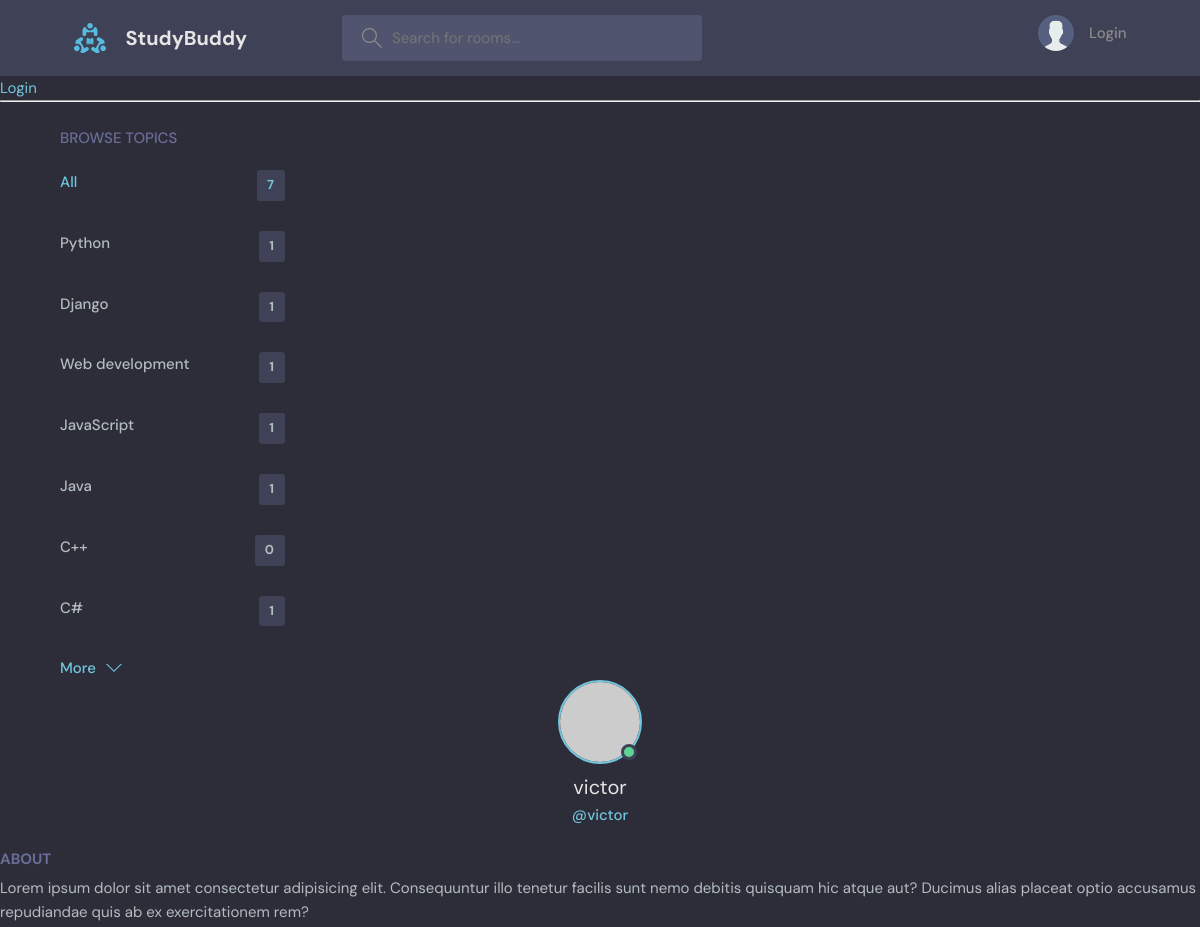
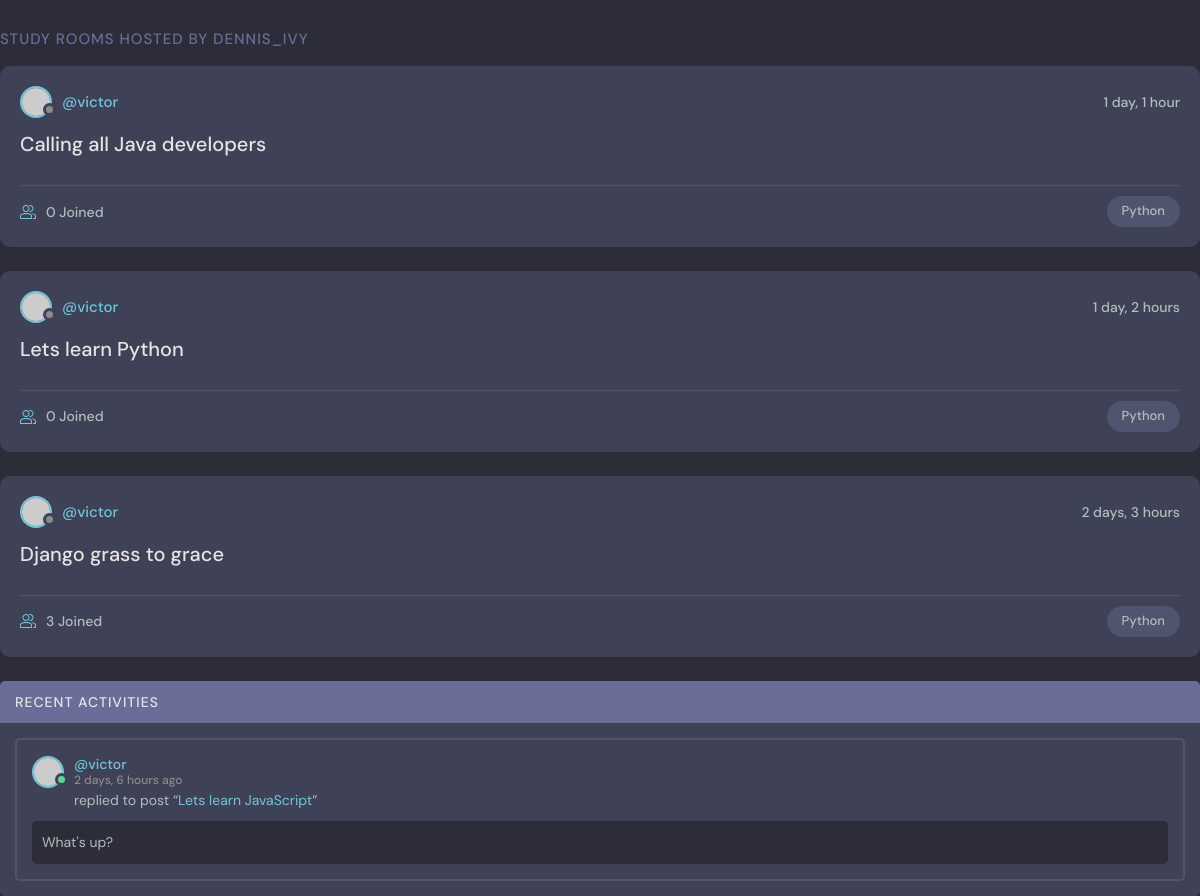
Screenshot of /profile/4 with the database file from the repository (2 pictures, top to bottom).
### base/models.py (models this page shows, shortened)
class Topic(models.Model):
    name = models.CharField(max_length=200)

class Room(models.Model):
    host = models.ForeignKey(User, on_delete=models.SET_NULL, null=True)
    topic = models.ForeignKey(Topic, on_delete=models.SET_NULL, null=True)
    name = models.CharField(max_length=200)
    description = models.TextField(null=True, blank=True)
    participants = models.ManyToManyField(User, related_name='participants', blank=True)
    updated = models.DateTimeField(auto_now=True)
    created = models.DateTimeField(auto_now_add=True)
    class Meta:
        ordering = ['-updated', '-created']
    def __str__(self):
        return self.name

class Message(models.Model):
    user = models.ForeignKey(User, on_delete=models.CASCADE)
    room = models.ForeignKey(Room, on_delete=models.CASCADE)
    body = models.TextField()
    updated = models.DateTimeField(auto_now=True)
    created = models.DateTimeField(auto_now_add=True)
    class Meta:
        ordering = ['-updated', '-created']
    def __str__(self):
        return self.body[0:50]

### base/views.py (the view)
# urls.py: path("profile/<str:pk>", views.user_profile, name="user-profile"),
def user_profile(request, pk):
    user = User.objects.get(id=pk)
    rooms = user.room_set.all()
    room_messages = user.message_set.all()
    topics = Topic.objects.all()
    context = {
        "user": user,
        "rooms": rooms,
        "room_messages": room_messages,
        "topics": topics
    }
    return render(request, 'profile.html', context)

### base/templates/profile.html (shortened to what this page needs)
{% extends 'main.html' %}
{% block content %}
  <main class="profile-page layout layout--3">
    <div class="container">
      {% include 'topics_components.html' %}
    </div>
      <div class="roomList">
        <div class="profile">
          <div class="profile__avatar">
            <div class="avatar avatar--large active">
              <img src="https://randomuser.me/api/portraits/men/11.jpg" />
            </div>
          </div>
          <div class="profile__info">
            <h3>{{ user.username }}</h3>
            <p>@{{ user.username }}</p>
          </div>
          <div class="profile__about">
            <h3>About</h3>
            <p>
              Lorem ipsum dolor sit amet consectetur adipisicing elit. Consequuntur illo tenetur
              facilis sunt nemo debitis quisquam hic atque aut? Ducimus alias placeat optio
              accusamus repudiandae quis ab ex exercitationem rem?
            </p>
          </div>
        </div>
        <div class="roomList__header">
          <div>
            <h2>Study Rooms Hosted by dennis_ivy
            </h2>
          </div>
        </div>
         {% include 'feed_component.html' %}
      </div>
     {% include 'activity_component.html' %}
  </main>
 {% endblock %}

### base/templates/topics_components.html
<div class="topics">
          <div class="topics__header">
            <h2>Browse Topics</h2>
          </div>
          <ul class="topics__list">
            <li>
              <a href="{% url 'home' %}" class="active">All <span>{{ topics.count }}</span></a>
            </li>
              {% for topic in topics %}
            <li>
              <a href="{% url 'home' %}?q={{topic.name}}">{{ topic.name }} <span>{{ topic.room_set.all.count }}</span></a>
            </li>
              {%  endfor %}
          </ul>
          <a class="btn btn--link" href="topics.html">
            More
            <svg version="1.1" xmlns="http://www.w3.org/2000/svg" width="32" height="32" viewBox="0 0 32 32">
              <title>chevron-down</title>
              <path d="M16 21l-13-13h-3l16 16 16-16h-3l-13 13z"></path>
            </svg>
          </a>
        </div>

### base/templates/feed_component.html (shortened to what this page needs)
{% for room in rooms %}
<div class="roomListRoom">
            <div class="roomListRoom__header">
              <a href="{% url 'user-profile' room.host.id %}" class="roomListRoom__author">
                <div class="avatar avatar--small">
                  <img src="https://randomuser.me/api/portraits/women/11.jpg" />
                </div>
                <span>@{{room.host.username}}</span>
              </a>
              <div class="roomListRoom__actions">
                <span>{{ room.created|timesince }}</span>
              </div>
            </div>
            <div class="roomListRoom__content">
              <a href="{% url 'room' room.id %}">{{ room.name }}</a>
            </div>
            <div class="roomListRoom__meta">
              <a href="{% url 'room' room.id %}" class="roomListRoom__joined">
                {{ room.participants.all.count }} Joined
              </a>
              <p class="roomListRoom__topic">Python</p>
            </div>
          </div>
 {% endfor %}

### base/templates/activity_component.html (shortened to what this page needs)
<div class="activities">
          <div class="activities__header">
            <h2>Recent Activities</h2>
          </div>
          {% for message in room_messages %}
          <div class="activities__box">
            <div class="activities__boxHeader roomListRoom__header">
              <a href="{% url 'user-profile' message.user.id %}" class="roomListRoom__author">
                <div class="avatar avatar--small active">
                  <img src="https://randomuser.me/api/portraits/men/13.jpg" />
                </div>
                <p>
                  @{{ message.user }}
                  <span>{{ message.created|timesince }} ago</span>
                </p>
              </a>
            </div>
            <div class="activities__boxContent">
              <p>replied to post “<a href= "{% url 'room' message.room.id %}">{{ message.room }}</a>”</p>
              <div class="activities__boxRoomContent">
                <p>{{ message }}</p>
              </div>
            </div>
          </div>
      {% endfor %}
        </div>

### rows the page displays
Topic: name "Python", room_set.all.count "1"
Topic: name "Django", room_set.all.count "1"
Topic: name "Web development", room_set.all.count "1"
Topic: name "JavaScript", room_set.all.count "1"
Topic: name "Java", room_set.all.count "1"
Topic: name "C++", room_set.all.count "0"
Topic: name "C#", room_set.all.count "1"
Room: host.username "victor", created "1 day, 1 hour", name "Calling all Java developers", participants.all.count "0"
Room: host.username "victor", created "1 day, 2 hours", name "Lets learn Python", participants.all.count "0"
Room: host.username "victor", created "2 days, 3 hours", name "Django grass to grace", participants.all.count "3"
Message: user "victor", created "2 days, 6 hours", room "Lets learn JavaScript", body "What's up?"

### other values shown
{{ topics.count }} "7"
{{ user.username }} "victor"
